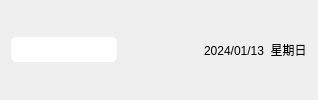
    <widget class="QWidget" name="widget_01" native="true">
     <layout class="QGridLayout" name="gridLayout_2">
      <item row="0" column="0">
       <layout class="QHBoxLayout" name="horizontalLayout_9">
        <item>
         <widget class="QLineEdit" name="lineEdit_search">
          <property name="minimumSize">
           <size>
            <width>0</width>
            <height>25</height>
           </size>
          </property>
          <property name="styleSheet">
           <string notr="true">background-color: rgb(255, 255, 255);
border-radius:5px;</string>
          </property>
         </widget>
        </item>
        <item>
         <widget class="QLabel" name="label_search">
          <property name="minimumSize">
           <size>
            <width>35</width>
            <height>35</height>
           </size>
          </property>
          <property name="maximumSize">
           <size>
            <width>35</width>
            <height>35</height>
           </size>
          </property>
          <property name="text">
           <string/>
          </property>
          <property name="pixmap">
           <pixmap resource="res.qrc">:/res/search.png</pixmap>
          </property>
          <property name="scaledContents">
           <bool>true</bool>
          </property>
         </widget>
        </item>
        <item>
         <spacer name="horizontalSpacer_4">
          <property name="orientation">
           <enum>Qt::Horizontal</enum>
          </property>
          <property name="sizeHint" stdset="0">
           <size>
            <width>40</width>
            <height>20</height>
           </size>
          </property>
         </spacer>
        </item>
        <item>
         <widget class="QLabel" name="label_currentTime">
          <property name="text">
           <string>2024/01/13  星期日</string>
          </property>
         </widget>
        </item>
       </layout>
      </item>
     </layout>
    </widget>
